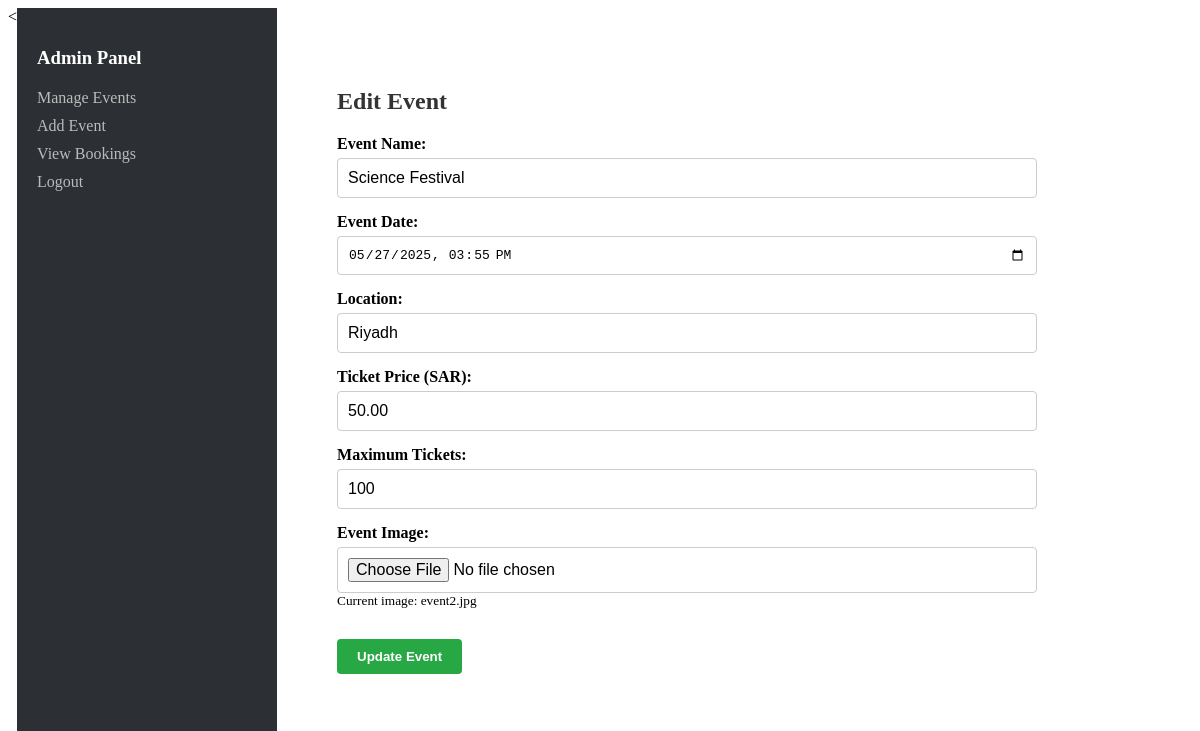
Page /admin/editEvent.php?id=2 (signed in) on the committed database.
### tables this page shows
CREATE TABLE `events` (
  `id` int(11) NOT NULL,
  `name` varchar(150) NOT NULL,
  `event_date` datetime NOT NULL,
  `location` varchar(100) NOT NULL,
  `ticket_price` decimal(10,2) NOT NULL,
  `image` varchar(255) DEFAULT NULL,
  `max_tickets` int(11) NOT NULL
);

### admin/editEvent.php (the view, shortened to what this page needs)
<<?php
include '../includes/config.php';
$event_id = $_GET['id'];
try {
    $stmt = $conn->prepare("SELECT * FROM events WHERE id = :id");
    $stmt->execute([':id' => $event_id]);
    $event = $stmt->fetch(PDO::FETCH_ASSOC);
} catch (PDOException $e) {
    die("Error: " . $e->getMessage());
}
?>
<!DOCTYPE html>
<html>
<head>
    <link rel="stylesheet" href="../css/admin.css">
</head>
<body class="admin-container">
<div class="sidebar">
    <h3>Admin Panel</h3>
    <a href="manageEvents.php">Manage Events</a>
    <a href="addEvent.php">Add Event</a>
    <a href="viewBookings.php">View Bookings</a>
    <a href="logout.php">Logout</a>
</div>
<div class="admin-main">
<form action="" method="POST" enctype="multipart/form-data" class="event-form" onsubmit="return validateEditEvent();">
    <h2>Edit Event</h2>
    <label for="eventName">Event Name:</label>
    <input type="text" id="eventName" name="name" value="<?= htmlspecialchars($event['name']) ?>" required>
    <label for="eventDate">Event Date:</label>
    <input type="datetime-local" id="eventDate" name="event_date" value="<?= date('Y-m-d\TH:i', strtotime($event['event_date'])) ?>" required>
    <label for="location">Location:</label>
    <input type="text" id="location" name="location" value="<?= htmlspecialchars($event['location']) ?>" required>
    <label for="ticketPrice">Ticket Price (SAR):</label>
    <input type="number" id="ticketPrice" step="0.01" name="ticket_price" value="<?= $event['ticket_price'] ?>" required>
    <label for="maxTickets">Maximum Tickets:</label>
    <input type="number" id="maxTickets" name="max_tickets" value="<?= $event['max_tickets'] ?>" required>
    <label for="eventImage">Event Image:</label>
    <input type="file" id="eventImage" name="image" accept="image/*">
    <small>Current image: <?= htmlspecialchars($event['image']) ?></small>
    <button type="submit" class="update-btn">Update Event</button>
</form>
</div>
</body>
</html>

### css/admin.css (style rules this page uses)
.admin-container { display: flex; height: 100vh; background-color: white; }
.sidebar { width: 220px; background-color: #2c2f33; color: white; padding: 20px; }
.sidebar h3 { color: #fff; margin-bottom: 20px; }
.sidebar a { display: block; color: #bbb; text-decoration: none; margin-bottom: 10px; }
.admin-main { flex-grow: 1; padding: 30px; }
.admin-main h2 { margin-bottom: 20px; color: #333; }
.event-form { background-color: white; padding: 30px; max-width: 700px; }
.event-form h2 { margin-bottom: 20px; }
.event-form label { display: block; margin-top: 15px; margin-bottom: 5px; font-weight: bold; }
.event-form input, .event-form textarea { width: 100%; padding: 10px; border: 1px solid #ccc; font-size: 1em; border-radius: 4px; }
.event-form button { margin-top: 20px; background-color: #28a745; color: white; padding: 10px 20px; border: none; font-weight: bold; cursor: pointer; border-radius: 4px; }

### rows in the picture
events: name "Science Festival", event_date "05/27/2025 15:55", location "Riyadh", ticket_price "50.00", max_tickets "100", image "event2.jpg"
